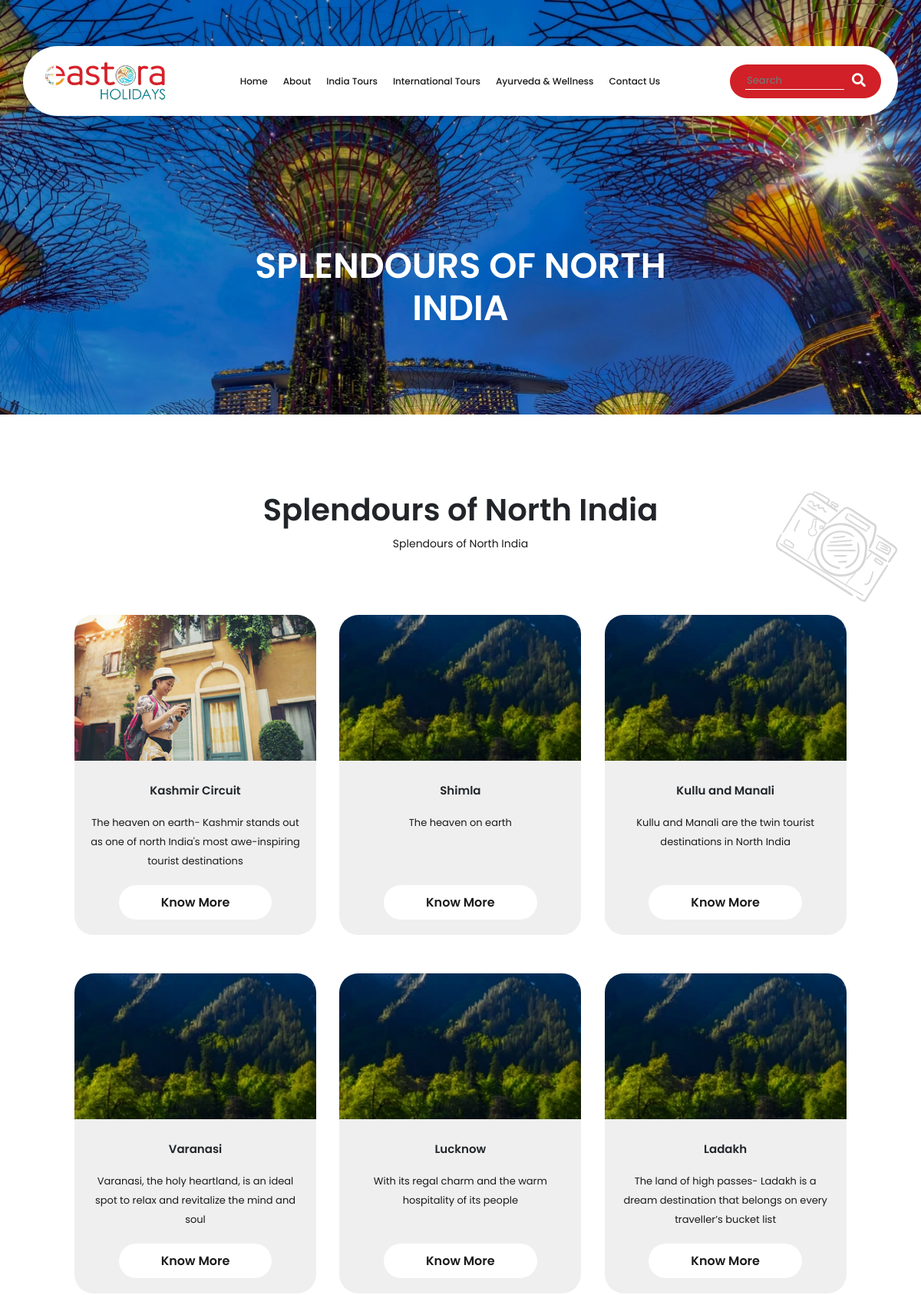
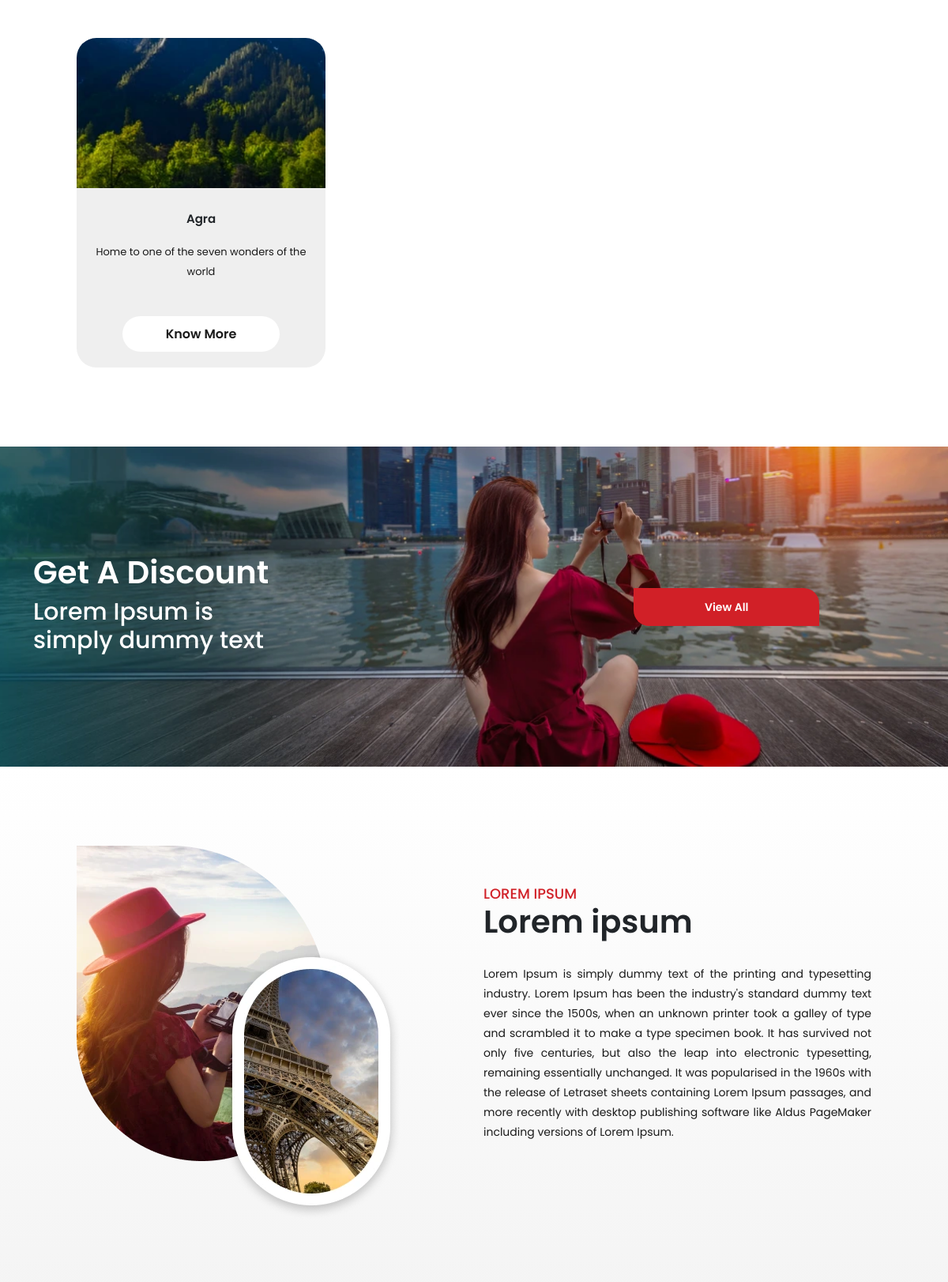
/india-tours/splendours-of-north-india/ (upper part), run on the app's committed database (2 pictures, top to bottom).
### booking/models.py (models this page shows, shortened)
class Category(models.Model):
    PARENT_CHOICES = [
        ('india', 'India Tours'),
        ('international', 'International Tours'),
        ('ayurveda', 'Ayurveda & Wellness'),
        ('specials', 'Eastora Specials'),
    ]
    name = models.CharField(max_length=100)
    slug = models.SlugField(unique=True, blank=True)
    parent = models.ForeignKey(
        'self',
        null=True,
        blank=True,
        related_name='subcategories',
        on_delete=models.CASCADE
    )
    parent_choice = models.CharField(
        max_length=20,
        choices=PARENT_CHOICES,
        default='india',
        help_text="Top-level grouping for this category."
    )
    banner_image_desktop = models.ImageField(upload_to='category_banners/desktop/', null=True, blank=True)
    banner_image_mobile = models.ImageField(upload_to='category_banners/mobile/', null=True, blank=True)
    card_image = models.ImageField(upload_to='category_banners/cards/',null=True,blank=True,
        help_text="Image to be shown in category cards or grid views."
    )
    short_description = models.CharField(max_length=255, blank=True)
    long_description = models.TextField(blank=True)
    tittle_first = models.CharField(max_length=100, null=True, blank=True)
    tittle_second = models.CharField(max_length=100, null=True, blank=True)
    content_first = models.TextField(blank=True)
    content_second = models.TextField(blank=True)
    is_featured = models.BooleanField(default=False)

class TourPackage(models.Model):
    PARENT_CHOICES = [
        ('india', 'India Tours'),
        ('international', 'International Tours'),
        ('ayurveda', 'Ayurveda & Wellness'),
        ('specials', 'Eastora Specials'),
    ]
    title = models.CharField(max_length=200)
    slug = models.SlugField(unique=True, blank=True, null=True)
    short_description = models.CharField(max_length=255, blank=True)
    description = models.TextField(blank=True, null=True)
    location = models.CharField(max_length=200, blank=True, null=True)
    price = models.DecimalField(max_digits=10, decimal_places=2, blank=True, null=True)
    days = models.IntegerField(blank=True, null=True)
    nights = models.IntegerField(blank=True, null=True)
    image_desktop = models.ImageField(upload_to='packages/desktop/', null=True, blank=True)
    image_mobile = models.ImageField(upload_to='packages/mobile/', null=True, blank=True)
    card_image = models.ImageField(upload_to='packages/cards/', null=True, blank=True)
    category = models.ForeignKey(Category, on_delete=models.CASCADE, null=True, blank=True, related_name='packages')
    is_featured = models.BooleanField(default=False)
    parent_choice = models.CharField(
        max_length=20,
        choices=PARENT_CHOICES,
        default='india',
        help_text="Top-level classification for the tour package"
    )
    @property
    def title_main(self):
        return self.title.split('–')[0].strip() if '–' in self.title else self.title

### booking/views.py (the view)
# urls.py: path('india-tours/<slug:subcategory_slug>/', views.india_subcategory_detail, name='india_subcategory_detail'),
def india_subcategory_detail(request, subcategory_slug):
    subcategory = get_object_or_404(Category, slug=subcategory_slug, parent_choice='india')
    subcategories = Category.objects.filter(parent=subcategory).annotate(
        package_count=Count('packages')
    )
    if subcategories.exists():
        packages = None
    else:
        packages = TourPackage.objects.filter(category=subcategory)
    return render(request, 'india/india_subcategory_detail.html', {
        'subcategory': subcategory,
        'subcategories': subcategories,
        'packages': packages,
    })

### templates/india/india_subcategory_detail.html (shortened to what this page needs)
{% extends 'base.html' %}
{% load static %}
{% block content %}
<div class="sub-page-hero singapore-packages">
    <div class="tour-hero-content">
        <h1>{{ subcategory.name }}</h1>
    </div>
</div>
<section class="sub-page-package-listing-wrapper">
    <img class="sub-page-package-listing-bg-shape" src="{% static 'assets/images/abt-shape-top-right.webp' %}"
        alt="sub-page-package-listing">
    <div class="container">
        <div class="sub-page-package-listing-content">
            <div class="sec-title">
                <h2>{{ subcategory.name }}</h2>
            </div>
            <p>{{ subcategory.long_description }}</p>
        </div>
        <div class="sub-page-package-listing">
            {% if packages %}
            {% for package in packages %}
            <div class="sub-page-package-listing-item">
                <div class="sub-page-package-listing-item-img">
                    <a
                    href="{% url 'package_detail' subcategory_slug=package.category.slug package_slug=package.slug %}">
                    <img src="{{ package.card_image.url }}" alt="{{ package.title }}">
                    </a>
                </div>
                <div class="sub-page-package-listing-item-details">
                    <h4>{{ package.title_main }}</h4>
                    <p>{{ package.short_description|slice:":103" }}{% if package.short_description|length > 103 %}...{% endif %}</p>
                    <div class="sub-page-package-listing-item-details-btn">
                        <a
                            href="{% url 'package_detail' subcategory_slug=package.category.slug package_slug=package.slug %}">
                            Know More
                        </a>
                    </div>
                </div>
            </div>
            {% endfor %}
            {% else %}
            <p>No packages available in this category.</p>
            {% endif %}
        </div>
    </div>
</section>
<section class="get-a-discount-wrapper">
    <div class="container">
        <div class="row">
            <div class="col-lg-8 col-md-6">
                <div class="get-a-discount-content">
                    <div class="sec-tilte">
                        <h2>Get A Discount </h2>
                    </div>
                    <h3>Lorem Ipsum is <br>
                        simply dummy text</h3>
                </div>
            </div>
            <div class="col-lg-4 col-md-6 d-flex align-items-center">
                <div class="get-a-discount-cta">
                    <div class="custom-btn">
                        <a href="#">View All</a>
                    </div>
                </div>
            </div>
        </div>
    </div>
</section>
<section class="sub-page-package-content-wrapper">
    <div class="container">
        <div class="row">
            <div class="col-lg-6">
                <div class="sub-page-package-conten-img">
                    <img src="{% static 'assets/images/sub-page-package-conten-img-1.webp' %}" alt="Image">
                </div>
            </div>
            <div class="col-lg-6">
                <div class="sub-page-package-content">
                    <div class="sec-title">
                        <h6>LOREM IPSUM</h6>
                        <h2>Lorem ipsum</h2>
                    </div>
                    <p>Lorem Ipsum is simply dummy text of the printing and typesetting industry. Lorem Ipsum has been
                        the
                        industry's standard dummy text ever since the 1500s, when an unknown printer took a galley of
                        type and
                        scrambled it to make a type specimen book. It has survived not only five centuries, but also the
                        leap into
                        electronic typesetting, remaining essentially unchanged. It was popularised in the 1960s with
                        the release
                        of Letraset sheets containing Lorem Ipsum passages, and more recently with desktop publishing
                        software
                        like Aldus PageMaker including versions of Lorem Ipsum.</p>
                </div>
            </div>
        </div>
    </div>
</section>
{% endblock %}

### tourbooking/static/assets/css/style.css (style rules this page uses)
body { font-family: "Poppins", sans-serif;overflow-x: hidden !important; }
html { overflow-x: hidden !important; }
:root { --primary-font-color:#1A1A1A; --secondary-font-color:#D12027; --btn-color:#D12027; --bg-gradient:linear-gradient(to bottom, #FFFFFF, #EAEAEA); }
h1 { font-size: 46px;font-weight:600 !important; }
h2 { font-size: 40px;font-weight: 600 !important; }
h3 { font-size: 22px;font-weight: 500 !important; }
h6 { font-size: 18px;font-weight:500 !important; }
p { font-size: 14px;font-weight:400;line-height: 25px !important;color: var(--primary-font-color); }
.sec-title h6 { color: var(--btn-color);text-transform: uppercase;margin-bottom: 0; }
.custom-btn a { font-size: 14px;font-weight: 600;color: #fff;text-decoration: none; padding: 14px 50px;background-color: var(--btn-color);border-top-right-radius: 20px;border-bottom-left-radius: 20px; }
section { padding: 100px 0 100px 0; }
.sub-page-hero { height: 540px;background-position: 100% 100%;background-repeat: no-repeat !important;background-size: cover; position: relative; }
.sub-page-hero .tour-hero-content { max-width: 70%;margin: auto;position: absolute;top: 70%;left: 50%;transform: translate(-50%, -50%); }
.sub-page-hero .tour-hero-content h1 { color: #fff;text-align: center;text-transform: uppercase;letter-spacing: 10%; }
.sub-page-package-listing-wrapper { position: relative; }
.sub-page-package-listing-bg-shape { position: absolute;top: 100px;right: 30px; }
.sub-page-hero.singapore-packages { background-image: url(../images/singapore-packages-hero-bg.webp); }
.sub-page-package-listing-content { text-align: center;margin-bottom: 80px; }
.sub-page-package-listing { display: grid;grid-template-columns: repeat(3, 1fr);column-gap: 30px;row-gap: 50px; }
.sub-page-package-listing-item { width: 315px;border-radius: 25px;background-color: #EFEFEF;transition: all 0.9s; }
.sub-page-package-listing-item-img { width: 100%; height: 190px;overflow: hidden;border-top-left-radius: 25px;border-top-right-radius: 25px; }
.sub-page-package-listing-item-img img { width: 100%;object-fit: cover; }
.sub-page-package-listing-item p { height: 75px; }
.sub-page-package-listing-item-img img { -webkit-transform: scale(1); transform: scale(1); -webkit-transition: .3s ease-in-out; transition: .3s ease-in-out; height: 100%; }
.sub-page-package-listing-item-details { text-align: center;padding: 30px 20px; }
.sub-page-package-listing-item-details h4 { font-size: 15px;font-weight: 600;margin-bottom: 20px; }
.sub-page-package-listing-item-details p { margin-bottom:0;font-size: 13px; }
.sub-page-package-listing-item-details-btn { margin-top:30px; }
.sub-page-package-listing-item-details-btn a { width: 100%; font-size: 16px;font-weight: 600;color: var(--primary-font-color);text-decoration: none;padding: 11px 20%;background-color:#fff;border-radius: 30px; }
.get-a-discount-wrapper { height: 405px; background-image: url(../images/get-a-discount-bg.webp);background-position: 100% 100%;background-repeat: no-repeat;background-size: cover;display: flex;align-items: center; }
.get-a-discount-content { color: #fff; }
.get-a-discount-content h3 { font-size: 30px; }
.get-a-discount-cta .custom-btn a { padding: 14px 90px; }
.sub-page-package-content-wrapper { background: var(--bg-gradient); }
.sub-page-package-content { padding-top: 50px; }
.sub-page-package-content .sec-title { margin-bottom: 30px; }
.sub-page-package-content p { text-align: justify; }

### tourbooking/static/assets/css/responsive.css (style rules this page uses)
@media (min-width:1200px) { .sub-page-package-listing-wrapper .container { width: 1030px; } }
@media (min-width: 1200px) { .sub-page-package-content-wrapper .container { width: 1030px; } }

### data on the page
Category: name "SPLENDOURS OF NORTH INDIA", name "Splendours of North India", long_description "Splendours of North India"
TourPackage: card_image (picture), title_main "Kashmir Circuit", short_description "The heaven on earth- Kashmir stands out as one of north India's most awe-inspiring tourist destinations"
TourPackage: card_image (picture), title_main "Shimla", short_description "The heaven on earth"
TourPackage: card_image (picture), title_main "Kullu and Manali", short_description "Kullu and Manali are the twin tourist destinations in North India"
TourPackage: card_image (picture), title_main "Varanasi", short_description "Varanasi, the holy heartland, is an ideal spot to relax and revitalize the mind and soul"
TourPackage: card_image (picture), title_main "Lucknow", short_description "With its regal charm and the warm hospitality of its people"
TourPackage: card_image (picture), title_main "Ladakh", short_description "The land of high passes- Ladakh is a dream destination that belongs on every traveller’s bucket list"
TourPackage: card_image (picture), title_main "Agra", short_description "Home to one of the seven wonders of the world"
